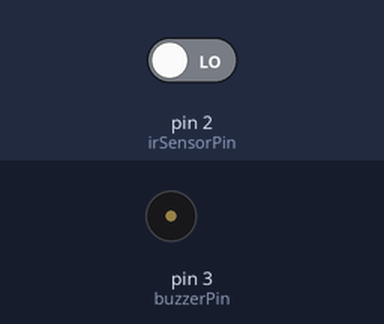
Simulated run of this sketch. Board: Arduino Uno, built with avr-gcc and run on an emulated ATmega328P. Shown: buzzer (waves = sounding, pin HIGH). The test bench sets the inputs (shaded band); at power-on: pin 2 (irSensorPin) LOW.

Above: at 1.2 s.
1.3 s: pin 2 (irSensorPin) driven HIGH
At 1.75 s:
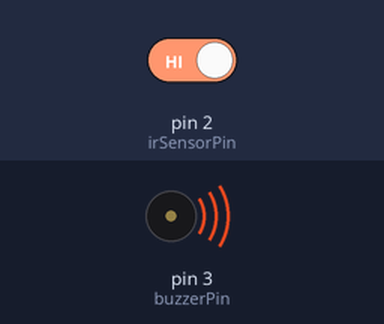
4.3 s: pin 2 (irSensorPin) driven LOW
At 4.3 s:
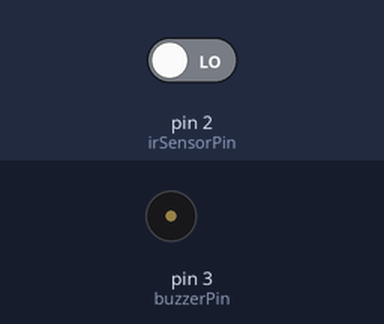
Timing chart, 0 to 7.3 s (numbered marks = the images above; inputs shaded):
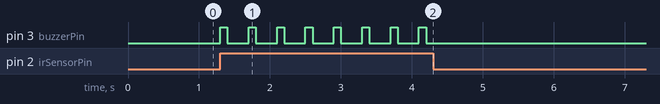

Measured:
- after the input at 1.3 s, pin 3 (buzzerPin): alternates HIGH for 0.10 s and LOW for 0.30 s, starting at once
- after the input at 4.3 s, pin 3 (buzzerPin): stops changing and stays LOW

The sketch:

antisleep.ino
```cpp
const int irSensorPin = 2; // IR sensor output pin
const int buzzerPin = 3; // Buzzer pin

void setup() {
  pinMode(irSensorPin, INPUT);
  pinMode(buzzerPin, OUTPUT);
  Serial.begin(9600);
}

void loop() {
  int irSensorValue = digitalRead(irSensorPin);
  // digitalWrite(buzzerPin, LOW);


  if (irSensorValue == HIGH) {
    // IR sensor detects an obstacle (your hand or face)
    digitalWrite(buzzerPin, HIGH); // Turn on the buzzer
    delay(100); // Sound the alarm for 1 second
    digitalWrite(buzzerPin, LOW); // Turn off the buzzer
    delay(200);
  } else if (irSensorValue == LOW) {
    // IR sensor does not detect an obstacle (eyes open)
    digitalWrite(buzzerPin, LOW); // Turn off the buzzer
  }
  delay(100);
}
```
